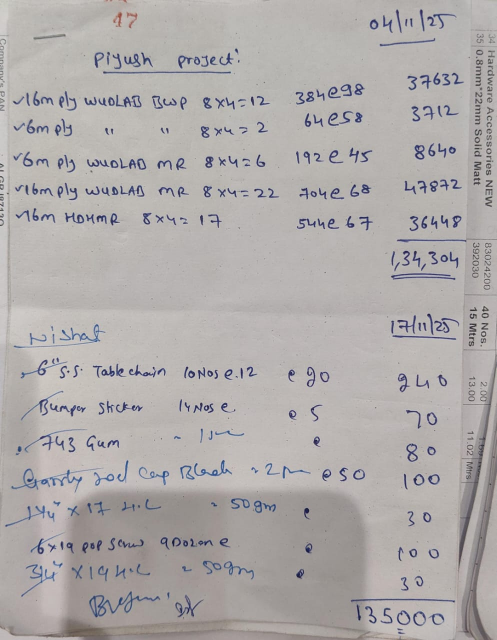
#> input picture Actual_bill2.jpeg, 993 x 1280 px (shown at 1/2 size)
$ python -i ocr_service.py   (imports and definitions only)
#> lines starting #> are read from the running program, lines starting #| are printed output that depends on the picture
"""
OCR Service Module
Extracts text and structured data from bill/invoice images using PaddleOCR.
"""

import cv2
import os
import re
import tempfile
from paddleocr import PaddleOCR


# Initialize PaddleOCR globally for reuse
_ocr_instance = None


def get_ocr():
    """Get or create PaddleOCR instance (singleton pattern)"""
    global _ocr_instance
    if _ocr_instance is None:
        _ocr_instance = PaddleOCR(use_angle_cls=True, lang='en')
    return _ocr_instance


def preprocess_image(input_path, denoise_strength=5, apply_otsu=False):
    """
    Preprocess bill image for better OCR accuracy.

    Args:
        input_path: Path to input image
        denoise_strength: Strength for denoising (default: 5)
        apply_otsu: Apply Otsu thresholding (default: False)

    Returns:
        Preprocessed image as numpy array, or None if failed
    """
#> called with input_path = '../Actual_bill2.jpeg', denoise_strength = 5, apply_otsu = False
    img = cv2.imread(input_path)
#> img is the input picture: shape (1280, 993, 3); mean B, G, R 170.6, 171.3, 175.3
    if img is None:
        return None

    gray = cv2.cvtColor(img, cv2.COLOR_BGR2GRAY)
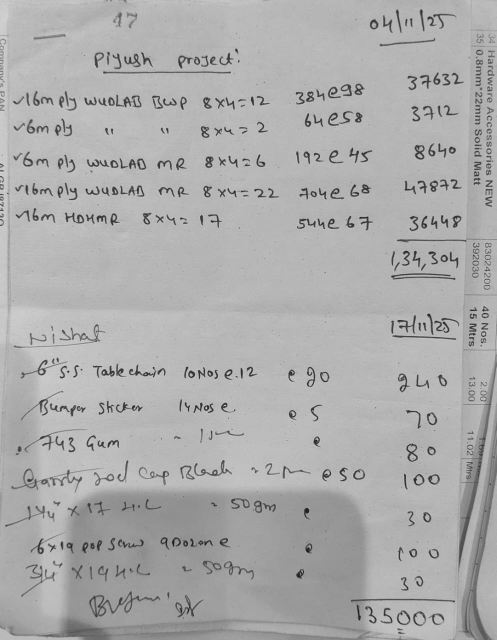
#> gray: shape (1280, 993) (shown at 1/2 size); min 11, max 231, mean 172.4
    denoised = cv2.fastNlMeansDenoising(
        gray, None, h=denoise_strength,
        templateWindowSize=7, searchWindowSize=21
    )

    if apply_otsu:
        _, processed = cv2.threshold(
            denoised, 0, 255,
            cv2.THRESH_BINARY + cv2.THRESH_OTSU
        )
    else:
        processed = denoised

    return processed


def extract_ocr_data(image_path):
    """
    Run OCR on image and extract text with coordinates.
    Supports both PaddleOCR 2.x and 3.x API formats.

    Returns:
        List of dicts with text, confidence, and bounding box info
    """
    ocr = get_ocr()

    # PaddleOCR can use either ocr() or predict() method
    try:
        results = ocr.ocr(image_path, cls=True)
    except Exception:
        results = ocr.predict(image_path)

    ocr_data = []

    if not results:
        return ocr_data

    # Handle different result formats
    # Format 1 (PaddleOCR 2.x): [[[box, (text, confidence)], ...]]
    # Format 2 (PaddleOCR 3.x): [{'rec_texts': [...], 'dt_polys': [...], ...}]

    if isinstance(results, list) and len(results) > 0:
        first_result = results[0]

        # Check if it's the new format (dict with rec_texts)
        if isinstance(first_result, dict) and 'rec_texts' in first_result:
            texts = first_result.get('rec_texts', [])
            polys = first_result.get('dt_polys', [])
            scores = first_result.get('rec_scores', [1.0] * len(texts))

            for i, (text, poly) in enumerate(zip(texts, polys)):
                confidence = scores[i] if i < len(scores) else 1.0

                x_coords = [point[0] for point in poly]
                y_coords = [point[1] for point in poly]

                x_min, x_max = min(x_coords), max(x_coords)
                y_min, y_max = min(y_coords), max(y_coords)

                ocr_data.append({
                    'text': str(text).strip(),
                    'confidence': float(confidence),
                    'x_min': float(x_min),
                    'x_max': float(x_max),
                    'y_min': float(y_min),
                    'y_max': float(y_max),
                    'x_center': (x_min + x_max) / 2,
                    'y_center': (y_min + y_max) / 2,
                    'width': x_max - x_min,
                    'height': y_max - y_min
                })

        # Old format (list of [box, (text, confidence)])
        elif isinstance(first_result, list):
            for page_result in results:
                if page_result is None:
                    continue
                for item in page_result:
                    if item is None or len(item) < 2:
                        continue

                    box = item[0]
                    text_info = item[1]

                    if isinstance(text_info, tuple) and len(text_info) >= 2:
                        text = str(text_info[0]).strip()
                        confidence = float(text_info[1])
                    else:
                        text = str(text_info).strip()
                        confidence = 1.0

                    x_coords = [point[0] for point in box]
                    y_coords = [point[1] for point in box]

                    x_min, x_max = min(x_coords), max(x_coords)
                    y_min, y_max = min(y_coords), max(y_coords)

                    ocr_data.append({
                        'text': text,
                        'confidence': confidence,
                        'x_min': float(x_min),
                        'x_max': float(x_max),
                        'y_min': float(y_min),
                        'y_max': float(y_max),
                        'x_center': (x_min + x_max) / 2,
                        'y_center': (y_min + y_max) / 2,
                        'width': x_max - x_min,
                        'height': y_max - y_min
                    })

    # Sort by y-coordinate then x-coordinate
    ocr_data.sort(key=lambda x: (x['y_center'], x['x_center']))
    return ocr_data


# [222 lines left out: functions extract_header_info, find_table_start, group_into_rows, split_qty_rate, assign_to_columns, not called in this run]


def process_bill_image(image_path):
    """
    Main function to process a bill image and extract structured data.

    Args:
        image_path: Path to the bill image

    Returns:
        Dictionary with header info and extracted items
    """
    # Preprocess and save to temp file
    processed = preprocess_image(image_path)
    if processed is None:
        return {
            'success': False,
            'error': 'Could not read image',
            'header': {},
            'items': []
        }

    # Save preprocessed image to temp file
    temp_dir = tempfile.mkdtemp()
    temp_path = os.path.join(temp_dir, 'preprocessed.jpg')
    cv2.imwrite(temp_path, processed)

    try:
        # Extract OCR data
        ocr_data = extract_ocr_data(temp_path)

        if not ocr_data:
            return {
                'success': False,
                'error': 'No text detected in image',
                'header': {},
                'items': []
            }

        # Extract header information
        header_info = extract_header_info(ocr_data)

        # Find table and process rows
        table_start = find_table_start(ocr_data)
        table_data = ocr_data[table_start:]
        table_rows = group_into_rows(table_data)

        # Process rows into items
        items = []
        for row_idx, row_elements in enumerate(table_rows):
            row_text = ' '.join([elem['text'] for elem in row_elements]).lower()

            # Skip headers and footers
            if any(header in row_text for header in ['particulars', 'qty', 'rate', 'total']) and row_idx < 3:
                continue

            if any(footer in row_text for footer in ['signature', 'total']) and 'sub' not in row_text:
                if row_text.count('total') > 0 and row_text.count('sub') == 0:
                    continue

            if len(row_text.strip()) < 2:
                continue

            row_data = assign_to_columns(row_elements)

            if row_data['particulars'] or row_data['total']:
                items.append({
                    'id': str(len(items) + 1),
                    'itemName': row_data['particulars'],
                    'quantity': row_data['qty'],
                    'rate': row_data['rate'],
                    'amount': row_data['total']
                })

        return {
            'success': True,
            'header': {
                'customerName': header_info['name'],
                'slNo': header_info['sl_no'],
                'date': header_info['date']
            },
            'items': items
        }

    finally:
        # Cleanup temp files
        try:
            os.remove(temp_path)
            os.rmdir(temp_dir)
        except:
            pass


# [9 lines not run here, left out]

#> (the run stopped early here; a loop or call above may not have finished)
